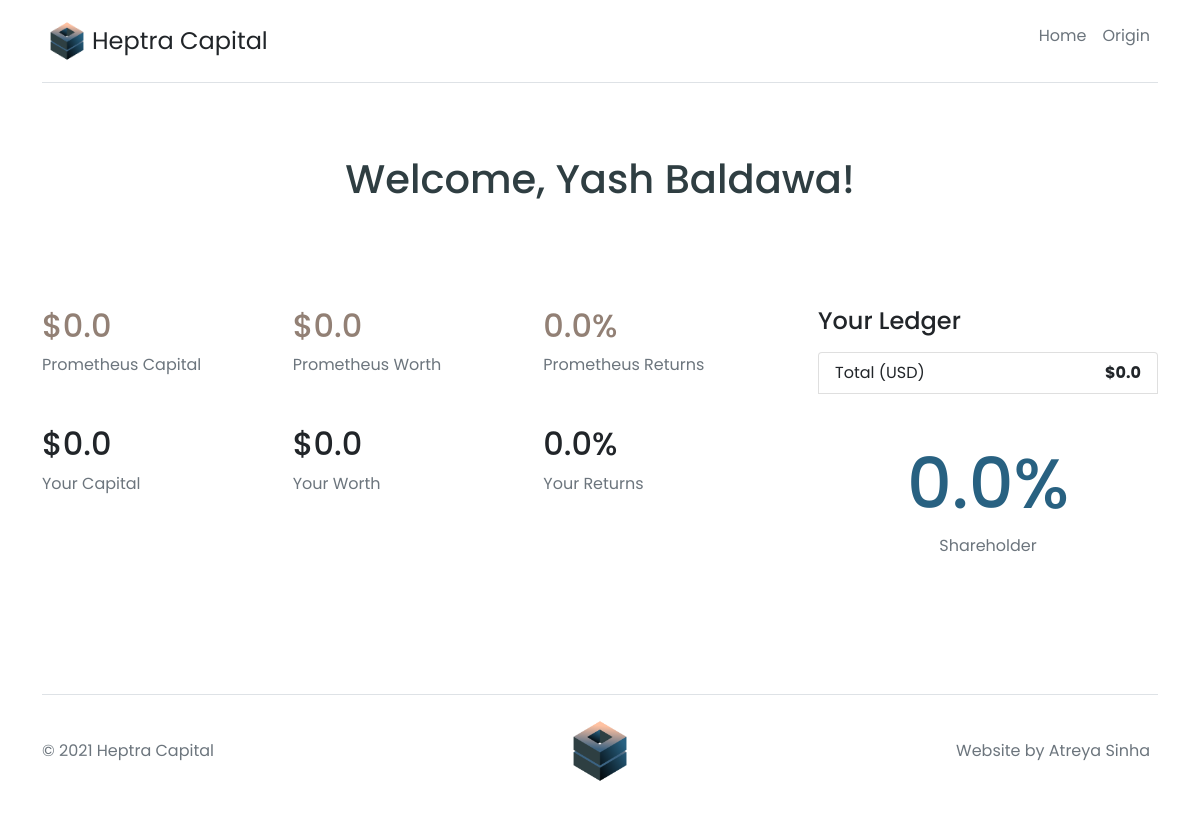
/dashboard/10, run on the app's committed database.
### sscapital/models.py (models this page shows, shortened)
class Investors(models.Model):
    full_name = models.CharField(max_length=50, null=False)
    description = models.CharField(max_length=100, null=False)
    image = models.ImageField(upload_to='PROFILE_IMAGE')

class Financials(models.Model):
    investor = models.ForeignKey(Investors, on_delete=models.CASCADE)
    capital_invested = models.FloatField(default=0.0)
    market_value = models.FloatField(default=0.0)
    returns = models.FloatField(default=0.0)
    shareholder = models.FloatField(default=0.0)

class Prometheus(models.Model):
    capital = models.FloatField(default=0.0)
    value = models.FloatField(default=0.0)
    returns = models.FloatField(default=0.0)

### sscapital/views.py (the view)
# urls.py: path('dashboard/<int:pk>', views.Dashboard.as_view(), name='dashboard'),
class Dashboard(View):
    def get(self, request, pk):
        investor = Investors.objects.get(id=pk)
        financials = Financials.objects.get(investor=investor.id)
        ledger = Ledger.objects.filter(investor=investor.id)
        prometheus = Prometheus.objects.get(id=1)
        return render(request, 'dashboard.html', {'prometheus': prometheus, 'investor': investor, 'ledger': ledger, 'financials': financials})

### templates/dashboard.html (shortened to what this page needs)
{% extends 'base.html' %} {% load static %} {% block content %}
<h1 class="text-center py-5" style="color: #2F3E42ff;">Welcome, {{investor.full_name}}!</h1>
<section>
    <div class="container">
        <div class="row g-5 py-5">
            <div class="col-md-5 col-lg-4 order-md-last">
                <h4 class="d-flex justify-content-between align-items-center mb-3">
                    <span class="text-dark">Your Ledger</span>
                </h4>
                <ul class="list-group mb-3">
                    <li class="list-group-item d-flex justify-content-between">
                        <span>Total (USD)</span>
                        <strong>${{financials.capital_invested}}</strong>
                    </li>
                    <div class="container text-center py-5">
                        <h1 style="font-size: 70px; color: #286181ff;">{{financials.shareholder}}%</h1>
                        <span class="text-muted">Shareholder</span>
                    </div>
                </ul>
            </div>
            <div class="col-md-7 col-lg-8">
                <div class="row">
                    <div class="col-lg-4">
                        <h2 style="color: #928075ff;">${{prometheus.capital}}</h2>
                        <span class="text-muted">Prometheus Capital</span>
                    </div>
                    <div class="col-lg-4">
                        <h2 style="color: #928075ff;><i class="fas fa-code-branch" aria-hidden="true"></i>${{prometheus.value}}</h2>
                        <span class="text-muted">Prometheus Worth</span>
                    </div>
                    <div class="col-lg-4">
                        <h2 style="color: #928075ff;><i class="far fa-building" aria-hidden="true"></i>{{prometheus.returns}}%</h2>
                        <span class="text-muted">Prometheus Returns</span>
                    </div>
                </div>
                <div class="row py-5">
                    <div class="col-lg-4">
                        <h2>${{financials.capital_invested}}</h2>
                        <span class="text-muted">Your Capital</span>
                    </div>
                    <div class="col-lg-4">
                        <h2>${{financials.market_value}}</h2>
                        <span class="text-muted">Your Worth</span>
                    </div>
                    <div class="col-lg-4">
                        <h2>{{financials.returns}}%</h2>
                        <span class="text-muted">Your Returns</span>
                    </div>
                </div>
            </div>
        </div>
    </div>
</section>
{% endblock %}

### static/css/style.css (style rules this page uses)
* { margin: 0; padding: 0; box-sizing: border-box; font-family: 'Poppins', sans-serif; }

### data on the page
Investors: full_name "Yash Baldawa"
Financials: capital_invested "0.0", shareholder "0.0", market_value "0.0", returns "0.0"
Prometheus: capital "0.0", value "0.0", returns "0.0"
